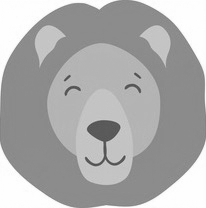

Write the Python code that produced this figure.
import numpy as np
from numpy.linalg import svd
from PIL import Image

image_path = 'lion_cropped.jpg'

image = np.array(Image.open(image_path))
r, g, b = image.T

gray = np.uint8(.21 * r + .72 * g + .07 * b)
gray3 = np.array([gray] * 3).T
gray_im = Image.fromarray(gray3)

gray_im.save('gray.png')


# SVD decomp
u, d, vh = svd(gray)
padding = np.zeros((2, 1), dtype=np.uint8)
d = d.reshape((206, 1))
d = np.vstack((d, padding))
diag = np.diag(d.T[0])[:-2]


svd = np.uint8(u @ diag @ vh)
svd3 = np.array([svd] * 3).T
svd_im = Image.fromarray(svd3)
svd_im.save('svd.png')


# Eliminate small singular components
d_prime = np.array(d)
L = len(d_prime)
for i in range(5, len(d_prime)):
    d_prime[i] = 0


diag_prime = np.diag(d_prime.T[0])[:-2]

print(diag_prime.shape)


svd1 = np.uint8((u @ diag_prime @ vh))
svd1_3 = np.array([svd1] * 3).T
svd1_im = Image.fromarray(svd1_3)
svd1_im.save('svd1.png')
